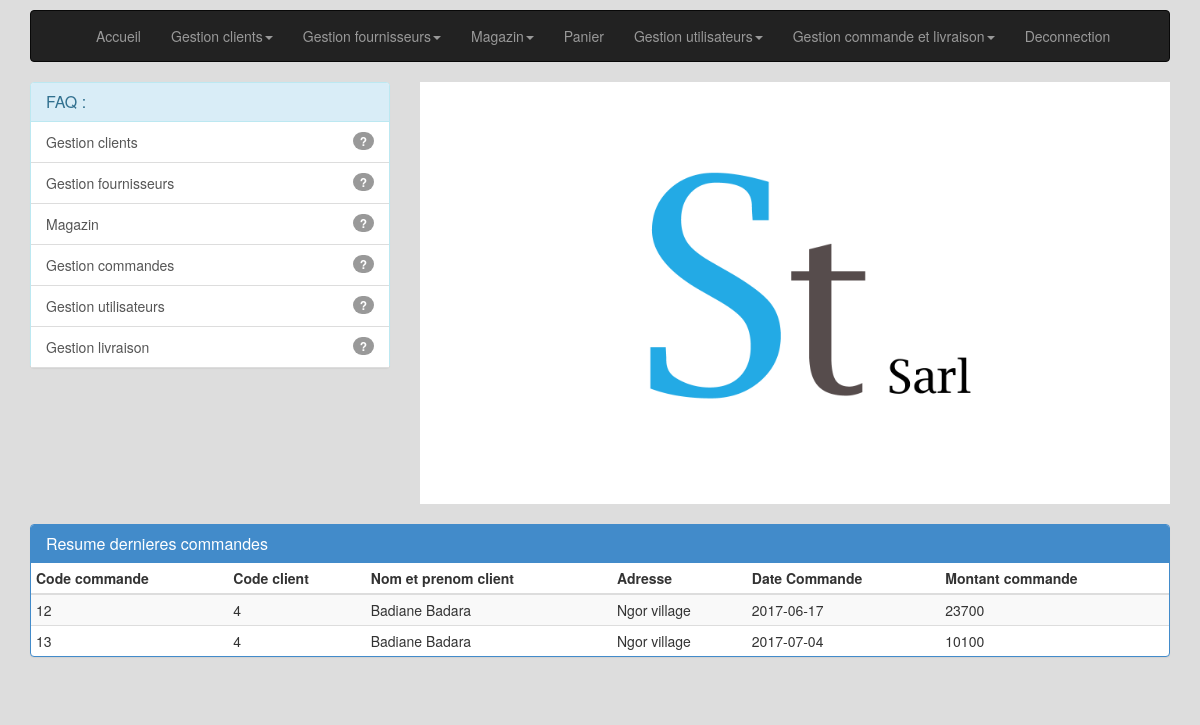
The app's page /traitement/php/accueil-admin.php (signed in) with its own data.
### tables this page shows
CREATE TABLE `commande` (
  `id` int(11) NOT NULL,
  `codeCli` int(11) NOT NULL,
  `dateCom` date NOT NULL
);

CREATE TABLE `client` (
  `codCli` int(11) NOT NULL,
  `nom` varchar(30) NOT NULL,
  `prenom` varchar(30) NOT NULL,
  `adresse` text NOT NULL,
  `telephone` varchar(20) NOT NULL,
  `email` varchar(30) NOT NULL
);

### traitement/php/accueil-admin.php (the view, shortened to what this page needs)
<?php
    include_once('connexion_sql.php');
    $reponse=$bdd->query('SELECT commande.id AS id_commande, nom, prenom, adresse, codeCli, dateCom, SUM( prix_total ) AS total FROM commande, ligne_commande, client WHERE client.codCli=commande.codeCli AND commande.id=ligne_commande.codCom GROUP BY commande.id') or die(print_r($bdd->errorInfo()));
?>
<!DOCTYPE HTML>
<html>
    <head>
        <link href="../css/bootstrap.css" rel="stylesheet">
    </head>
    <body>
        <div class="container">
            <?php include("menu.php"); ?>
            <div class="row">
                <section class="col-sm-4">
                    <div class="panel panel-info">
                        <div class="panel-heading">
                            <h3 class="panel-title">FAQ :</h3>
                        </div>
                        <div class="list-group">
                            <a href="#infos" class="list-group-item" data-toggle="modal">
                                Gestion clients
                                <span class="badge">?</span>
                            </a>
                            <a href="#infos1" class="list-group-item" data-toggle="modal">
                                Gestion fournisseurs
                                <span class="badge">?</span>
                            </a>
                            <a href="#infos2" class="list-group-item" data-toggle="modal">
                                Magazin
                                <span class="badge">?</span>
                            </a>
                            <a href="#infos3" class="list-group-item" data-toggle="modal">
                                Gestion commandes
                                <span class="badge">?</span>
                            </a>
                            <a href="#infos4" class="list-group-item" data-toggle="modal">
                                Gestion utilisateurs
                                <span class="badge">?</span>
                            </a>
                            <a href="#infos5" class="list-group-item" data-toggle="modal">
                                Gestion livraison
                                <span class="badge">?</span>
                            </a>
                        </div>
                    </div>
                </section>
                <section class="col-sm-8">
                    <div id="carousel" class="carousel slide">
                        <ol class="carousel-indicators">
                            <li data-target="#carousel" data-slide-to="0" class="active"></li>
                            <li data-target="#carousel" data-slide-to="1"></li>
                            <li data-target="#carousel" data-slide-to="2"></li>
                            <li data-target="#carousel" data-slide-to="3"></li>
                        </ol>
                        <div class="carousel-inner">
                            <div class="item active"><img alt="Paysage" src="../../media/Sans-titre---2.png"></div>
                        </div>
                    </div>
                </section>
            </div>
            <div class="row">
                <section class="col-sm-12">
                    <div class="panel panel-primary">
                        <table class="table table-striped table-condensed">
                            <div class="panel-heading">
                                <h3 class="panel-title">Resume dernieres commandes</h3>
                            </div>
                            <thead>
                                <tr>
                                    <th>Code commande</th>
                                    <th>Code client</th>
                                    <th>Nom et prenom client</th>
                                    <th>Adresse</th>
                                    <th>Date Commande</th>
                                    <th>Montant commande</th>
                                </tr>
                            </thead>
                            <tbody>
                                <?php
                                while($donnees=$reponse->fetch())
                                {
                                ?>
                                <tr>
                                    <td><?php echo htmlspecialchars($donnees['id_commande']);?></td>
                                    <td><?php echo htmlspecialchars($donnees['codeCli']);?></td>
                                    <td><?php echo htmlspecialchars($donnees['nom']).' '.htmlspecialchars($donnees['prenom']);?></td>
                                    <td><?php echo htmlspecialchars($donnees['adresse']);?></td>
                                    <td><?php echo htmlspecialchars($donnees['dateCom']);?></td>
                                    <td><?php echo htmlspecialchars($donnees['total']);?></td>
                                </tr>
                                <?php
                                }
                                ?>
                            </tbody>
                        </table>
                    </div>
                </section>
            </div>
        </div>
    </body>
</html>

### traitement/php/menu.php (shortened to what this page needs)
<nav class="navbar navbar-inverse" role="navigation">
    <div class="collapse navbar-collapse">
        <ul class="nav navbar-nav">
            <li><a href="accueil-admin.php">Accueil</a></li>
            <li class="dropdown">
                <a class="dropdown-toggle" data-toggle="dropdown" href="#">Gestion clients<b class="caret"></b></a>
            </li>
            <li class="dropdown">
                <a class="dropdown-toggle" data-toggle="dropdown" href="#">Gestion fournisseurs<b class="caret"></b></a>
            </li>
            <li class="dropdown">
                <a class="dropdown-toggle" data-toggle="dropdown" href="#">Magazin<b class="caret"></b></a>
            </li>
            <li><a href="ajouter-panier-client.php">Panier</a></li>
            <li class="dropdown">
                <a class="dropdown-toggle" data-toggle="dropdown" href="#">Gestion utilisateurs<b class="caret"></b></a>
            </li>
            <li class="dropdown">
                <a class="dropdown-toggle" data-toggle="dropdown" href="#">Gestion commande et livraison<b class="caret"></b></a>
            </li>
            <li><a href="deconnection.php">Deconnection</a></li>
        </ul>
    </div>
</nav>

### traitement/php/accueil-admin.php (style rules this page uses)
body { background-color: #DDD; padding-top: 10px; }
[class*="col-"] { margin-bottom: 20px; }
img { width: 100%; }
[class*="nav navbar-nav"] { margin-left: 35px; }

### records on screen
commande: id "12", codeCli "4", client.nom "Badiane", client.prenom "Badara", client.adresse "Ngor village", dateCom "2017-06-17", total "23700"
commande: id "13", codeCli "4", client.nom "Badiane", client.prenom "Badara", client.adresse "Ngor village", dateCom "2017-07-04", total "10100"
